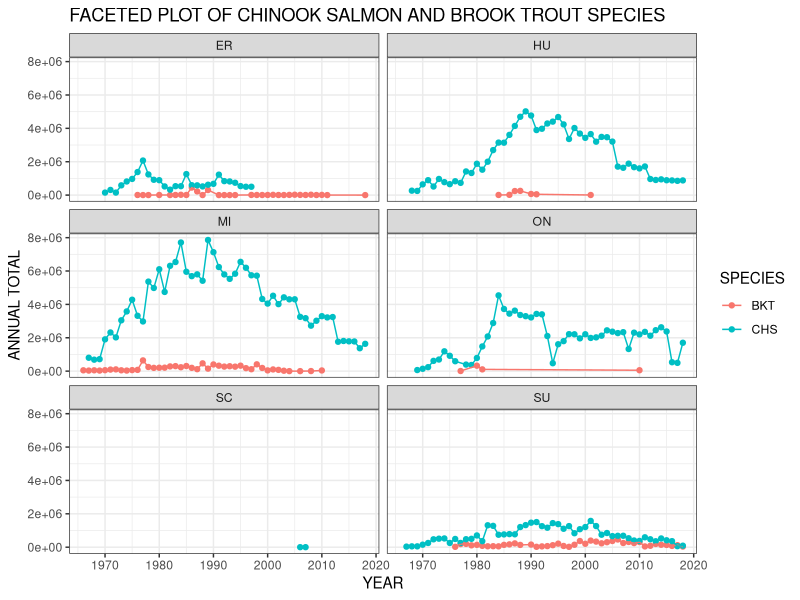

The R script that drew this image:
## ---- chunk 1
library(tidyverse) 
## ---- chunk 2
fish_stock <- read_csv("data/great-lakes-fish-stock.csv")
## ---- chunk 3
#create a new dataframe called salmon_stock using the filter function to filter three species of interest
salmon_stock <- fish_stock %>%
  filter(
    SPECIES %in% c("ATS", "CHS", "COS"),
#Only filters those with total fish_stock values reported
    !is.na(WEIGHT),
#Filters out fish stock from all lakes except from Ontario
     LAKE != "ON"
  )
## ---- chunk 4
nrow(salmon_stock)
ncol(salmon_stock)
names(salmon_stock)
class(salmon_stock)
## ---- chunk 5
#calculate average weight of salmon stock and add it to the original data set
salmon_stock <- salmon_stock %>%
  mutate(
    AVG_WEIGHT = WEIGHT / NO_STOCKED * 1000
  )
## ---- chunk 6
#calaculate mean stock of fish and mean weight of stock per event for each lake
salmon_stock %>% 
  group_by(LAKE) %>% 
  filter(YEAR > 2000) %>% 
  summarize(MEAN_NO_STOCKED = mean(NO_STOCKED, na.rm = TRUE), # mean() won't return an NA if any NAs are present
      MEAN_WEIGHT = mean(WEIGHT, na.rm = T)) %>% 
  # arrange in descending order to have the highest at the top
  arrange(desc(MEAN_NO_STOCKED))
## ---- chunk 7
#create a new fish stock of Trout species only
fish_stock %>%
  filter(
    SPECIES %in% c("BKT", "BRN", "LAT", "RBT", "TRT"), 
#Only filters those with total fish_stock values reported
    !is.na(WEIGHT),
#Filters out fish stock from all lakes except from Ontario
     LAKE != "ON") %>% 
#create average fish weight using mutate
  mutate(AVG_WEIGHT = WEIGHT/NO_STOCKED) %>% 
#use summarise to calculate the  mean and total weight of Trout fish stock
  group_by(LAKE) %>% 
   summarize(MEAN_NO_TROUT = mean(NO_STOCKED, na.rm = TRUE), # mean() won't return an NA if any NAs are present
      MEAN_WEIGHT = mean(WEIGHT, na.rm = T)) %>% 
  # arrange in descending order to have the highest at the top
  arrange(desc(MEAN_NO_TROUT))
## ---- chunk 8
fish_stock %>% 
  filter(
    SPECIES %in% c("CHS", "BKT"),
    #Only filters those with total fish_stock values reported
    !is.na(NO_STOCKED)) %>% 
#group by the variables of interest
  group_by(YEAR, LAKE, SPECIES ) %>% 
#calculate to annual total of each species
  summarise(ANNUAL_SUM = sum(NO_STOCKED)) %>% 
#plot each species of fish
  ggplot(aes(x = YEAR, y = ANNUAL_SUM, color = SPECIES)) +
  geom_point() +
  geom_line() +
  #plot each lake to each facet
  facet_wrap(~LAKE, ncol =2) +
  theme_bw() +
  #label the title and axes
  labs(
    title = "FACETED PLOT OF CHINOOK SALMON AND BROOK TROUT SPECIES",
    y = "ANNUAL TOTAL",
    x = "YEAR"
  )

